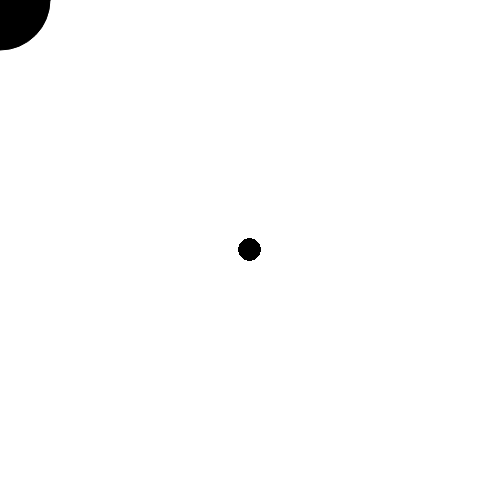
Frame 1 (no input)
Frame 60 (no input): identical to frame 1, image omitted
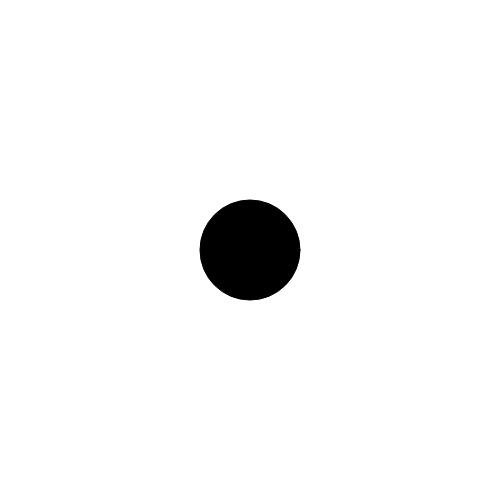
Frame 120 (the mouse pressed at the canvas centre since frame 60)

The p5.js sketch that drew these frames (run headless with seeded random() and noise() and a simulated clock; from frame 60 on, the mouse is pressed at the canvas centre):

// p5.js sketch
// ── sketch.js
let pixelHeight, pixelWidth, conc, tempConc;
let Da = 1.0;
let Db = 0.5;
let Dt = 100;    // Time Step
let f = 0.0367;
let k = 0.062;

function setup() {
    createCanvas(500, 500);
    pixelDensity(1);    // Set pixel density
    pixelHeight = floor(height * pixelDensity());
    pixelWidth = floor(width * pixelDensity());

    tempConc = [];
    conc = [];    // Set initial concentration
    for (let y = 0; y < pixelHeight + 2; y++) {
        conc[y] = [];
        tempConc[y] = [];
        for (let x = 0; x < pixelWidth + 2; x++) {
            if ((pixelWidth / 2 - x) ** 2 + (pixelHeight / 2 - y) ** 2 < (pixelWidth + 2) / 4) {
                conc[y][x] = [0, 1];
                tempConc[y][x] = [0, 1];
            } else {
                conc[y][x] = [1, 0];
                tempConc[y][x] = [1, 0];
            }
        }
    }
    console.log(conc.length);
}

function draw() {
    updateConcentration();

    loadPixels();
    for (let x = 1; x < pixelWidth + 1; x++) {
        for (let y = 1; y < pixelHeight + 1; y++) {
            pixelIndex = 4 * (x - 1 + (y - 1) * pixelWidth);
            bright = floor(255 * (conc[y][x][0] - conc[y][x][1] + 1) / 2);
            pixels[pixelIndex] = bright;
            pixels[pixelIndex + 1] = bright;
            pixels[pixelIndex + 2] = bright;
            pixels[pixelIndex + 3] = 255;
        }
    }
    updatePixels();
    fill(0);
    circle(mouseX, mouseY, 100);
}

function updateConcentration() {
    let A, B, newA, newB;
    for (let x = 1; x < pixelWidth + 1; x++) {
        for (let y = 1; y < pixelHeight + 1; y++) {
            A = conc[y][x][0];
            B = conc[y][x][1];
            // newA = A + (Da * laplacian(x, y, 0) - A * B ** 2 + f * (1 - A)) * Dt;
            // newB = B + (Db * laplacian(x, y, 1) + A * B ** 2 - (k + f) * B) * Dt;

            // tempConc[y][x][0] = newA;
            // tempConc[y][x][1] = newB;

            tempConc[y][x][0] = 0.5 * A;
            tempConc[y][x][1] = 0.5 * B;
        }
    }
    swap(tempConc, conc);
    console.log('finished')
}

function laplacian(x, y, index) {
    let value = - 1 * conc[y][x][index];
    value += 0.2 * conc[y + 1][x][index];
    value += 0.2 * conc[y - 1][x][index];
    value += 0.2 * conc[y][x + 1][index];
    value += 0.2 * conc[y][x - 1][index];
    value += 0.05 * conc[y + 1][x + 1][index];
    value += 0.05 * conc[y + 1][x - 1][index];
    value += 0.05 * conc[y - 1][x + 1][index];
    value += 0.05 * conc[y - 1][x - 1][index];

    return value;
}

function swap(arr1, arr2) {
    let temp = arr1;
    arr1 = arr2;
    arr2 = temp;
}
